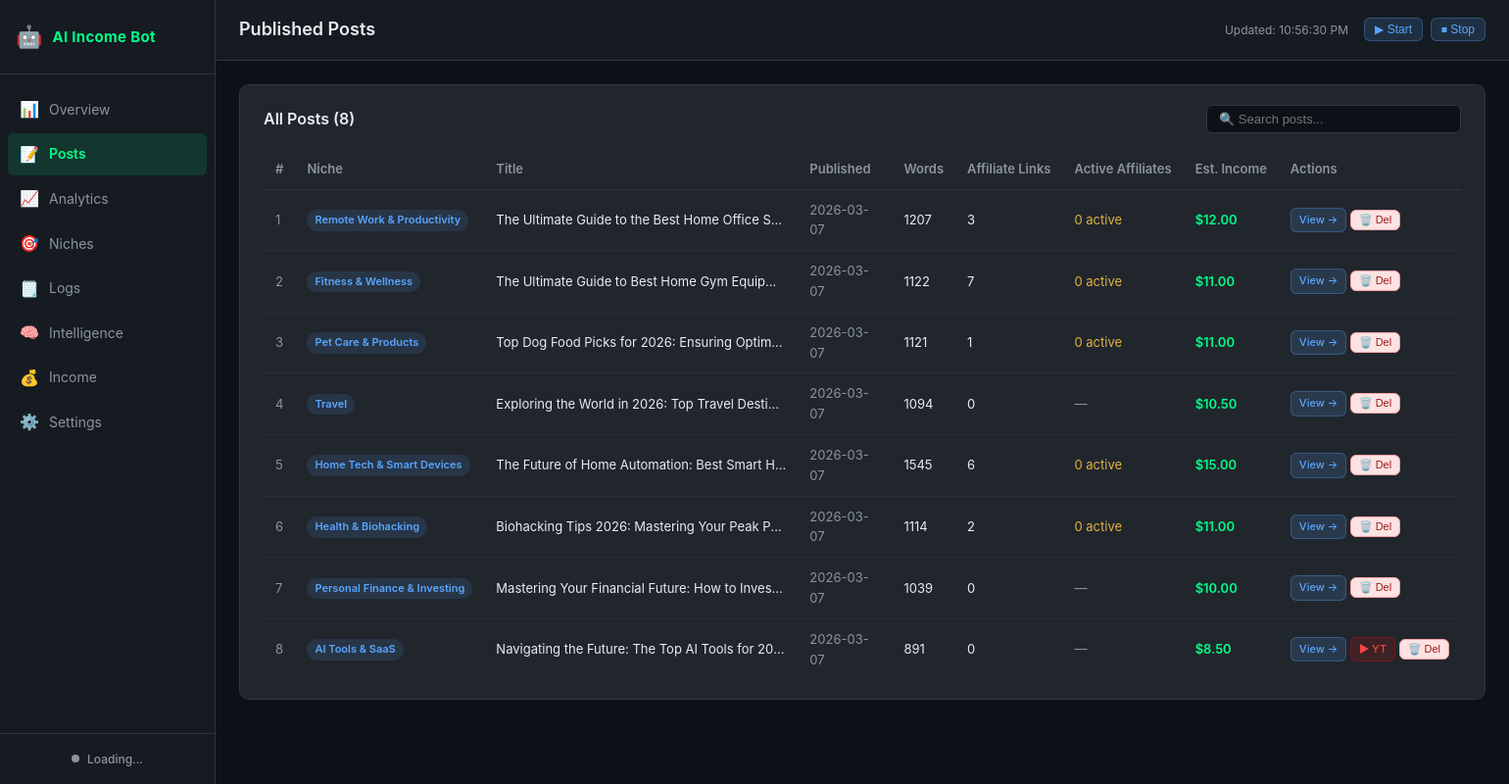
Page /posts on the earlier database version.
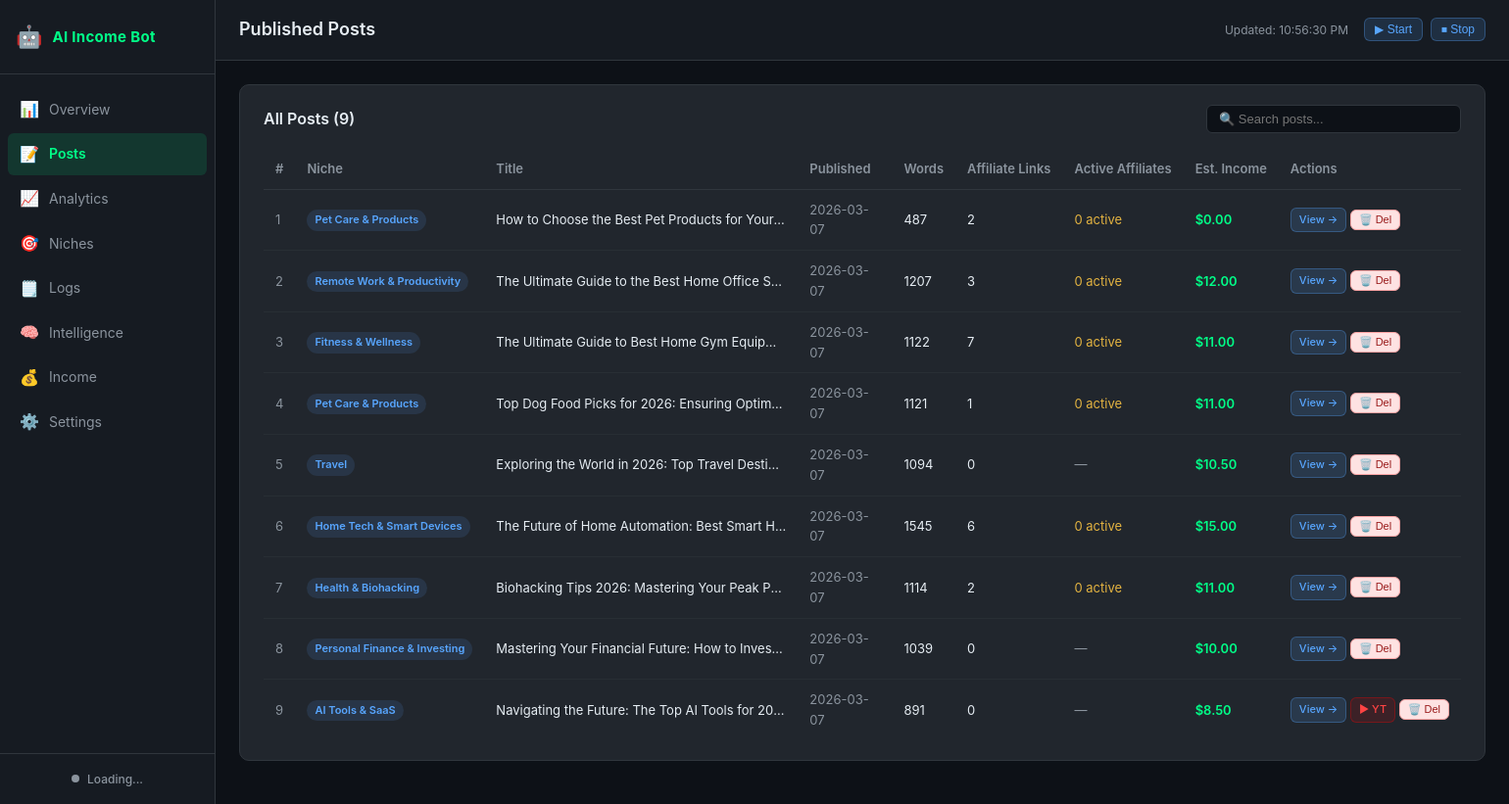
Same page on the later database version.
### tables this page shows
CREATE TABLE posts (
            id INTEGER PRIMARY KEY AUTOINCREMENT,
            niche_id TEXT NOT NULL,
            niche_name TEXT NOT NULL,
            title TEXT NOT NULL,
            slug TEXT UNIQUE NOT NULL,
            url TEXT,
            youtube_url TEXT,
            published_at DATETIME DEFAULT CURRENT_TIMESTAMP,
            word_count INTEGER DEFAULT 0,
            affiliate_links_count INTEGER DEFAULT 0,
            estimated_clicks INTEGER DEFAULT 0,
            estimated_income REAL DEFAULT 0.0,
            status TEXT DEFAULT 'published'
        , subtopic_id TEXT DEFAULT '', image_url TEXT DEFAULT '');

### dashboard/app.py (the view)
@app.route("/posts")
def posts():
    from core import analytics_tracker
    db = _get_db()
    all_posts = analytics_tracker.get_all_posts(db)
    settings = _load_settings()
    active_affiliates = _get_active_affiliates()
    return render_template("posts.html", posts=all_posts, settings=settings,
                           active_affiliates=active_affiliates)

### core/analytics_tracker.py (called while the page is built)
def get_all_posts(db_path: Path) -> list:
    try:
        conn = sqlite3.connect(str(db_path))
        conn.row_factory = sqlite3.Row
        rows = conn.execute("SELECT * FROM posts ORDER BY published_at DESC").fetchall()
        conn.close()
        return [dict(r) for r in rows]
    except Exception:
        return []

### dashboard/app.py (called while the page is built)
def _get_db():
    import sys
    sys.path.insert(0, str(_PROJECT_ROOT))
    from core import analytics_tracker
    if not _DB_PATH.exists():
        _DB_PATH.parent.mkdir(parents=True, exist_ok=True)
        analytics_tracker.init_db(_DB_PATH)
    return _DB_PATH

def _load_settings() -> dict:
    try:
        with open(_SETTINGS_CONFIG_PATH) as f:
            return yaml.safe_load(f)
    except Exception:
        return {}

### dashboard/templates/posts.html (shortened to what this page needs)
{% extends "base.html" %}
{% block page_title %}Published Posts{% endblock %}
{% block content %}
<div class="card">
  <div class="card-header">
    <h3 class="card-title">All Posts ({{ posts|length }})</h3>
    <input
      type="text"
      id="postSearch"
      class="search-input"
      placeholder="🔍 Search posts..."
      oninput="filterPosts(this.value)"
    >
  </div>
  <div class="table-wrapper">
    <table class="data-table" id="postsTable">
      <thead>
        <tr>
          <th>#</th>
          <th>Niche</th>
          <th>Title</th>
          <th>Published</th>
          <th>Words</th>
          <th>Affiliate Links</th>
          <th>Active Affiliates</th>
          <th>Est. Income</th>
          <th>Actions</th>
        </tr>
      </thead>
      <tbody>
        {% for post in posts %}
        <tr class="post-row" data-post-id="{{ post.id }}" data-title="{{ post.title|lower }}" data-niche="{{ post.niche_name|lower }}">
          <td class="text-muted">{{ loop.index }}</td>
          <td><span class="niche-badge">{{ post.niche_name }}</span></td>
          <td class="post-title">{{ post.title }}</td>
          <td class="text-muted">{{ post.published_at[:10] if post.published_at else '—' }}</td>
          <td>{{ post.word_count }}</td>
          <td>{{ post.affiliate_links_count }}</td>
          <td>
            {% set active_count = active_affiliates.values()|select|list|length %}
            {% if post.affiliate_links_count > 0 and active_count > 0 %}
              <span style="color:var(--accent-green);">{{ active_count }} active</span>
            {% elif post.affiliate_links_count > 0 %}
              <span style="color:var(--warning-yellow);">0 active</span>
            {% else %}
              <span class="text-muted">—</span>
            {% endif %}
          </td>
          <td class="income-cell">${{ "%.2f"|format(post.estimated_income) }}</td>
          <td style="white-space:nowrap;">
            {% if post.url %}
            <a href="{{ post.url }}" target="_blank" class="btn btn-sm">View →</a>
            {% else %}
            <span class="text-muted">—</span>
            {% endif %}
            {% if post.youtube_url %}
            <a href="{{ post.youtube_url }}" target="_blank" class="btn btn-sm btn-yt">▶ YT</a>
            {% endif %}
            <button class="btn btn-sm" style="background:#fee2e2;color:#991b1b;border:1px solid #fca5a5;" onclick="deletePost({{ post.id }}, '{{ post.title|replace("'", "\\'") }}')">🗑️ Del</button>
          </td>
        </tr>
        {% else %}
        <tr>
          <td colspan="9" class="text-muted text-center">No posts published yet. Run the bot to generate content.</td>
        </tr>
        {% endfor %}
      </tbody>
    </table>
  </div>
</div>
{% endblock %}

### dashboard/templates/base.html (shortened to what this page needs)
<!DOCTYPE html>
<html lang="en">
<head>
  <link rel="stylesheet" href="{{ url_for('static', filename='css/dashboard.css') }}">
</head>
<body>
  <div class="layout">
    <nav class="sidebar" id="sidebar">
      <div class="sidebar-brand">
        <span class="brand-icon">🤖</span>
        <span class="brand-name">AI Income Bot</span>
      </div>
      <ul class="nav-list">
        <li class="nav-item">
          <a href="/" class="nav-link {% if request.path == '/' %}active{% endif %}">
            <span class="nav-icon">📊</span><span class="nav-text">Overview</span>
          </a>
        </li>
        <li class="nav-item">
          <a href="/posts" class="nav-link {% if request.path == '/posts' %}active{% endif %}">
            <span class="nav-icon">📝</span><span class="nav-text">Posts</span>
          </a>
        </li>
        <li class="nav-item">
          <a href="/analytics" class="nav-link {% if request.path == '/analytics' %}active{% endif %}">
            <span class="nav-icon">📈</span><span class="nav-text">Analytics</span>
          </a>
        </li>
        <li class="nav-item">
          <a href="/niches" class="nav-link {% if request.path == '/niches' %}active{% endif %}">
            <span class="nav-icon">🎯</span><span class="nav-text">Niches</span>
          </a>
        </li>
        <li class="nav-item">
          <a href="/logs" class="nav-link {% if request.path == '/logs' %}active{% endif %}">
            <span class="nav-icon">🗒️</span><span class="nav-text">Logs</span>
          </a>
        </li>
        <li class="nav-item">
          <a href="/intelligence" class="nav-link {% if request.path == '/intelligence' %}active{% endif %}">
            <span class="nav-icon">🧠</span><span class="nav-text">Intelligence</span>
          </a>
        </li>
        <li class="nav-item">
          <a href="/income" class="nav-link {% if request.path == '/income' %}active{% endif %}">
            <span class="nav-icon">💰</span><span class="nav-text">Income</span>
          </a>
        </li>
        <li class="nav-item">
          <a href="/settings" class="nav-link {% if request.path == '/settings' %}active{% endif %}">
            <span class="nav-icon">⚙️</span><span class="nav-text">Settings</span>
          </a>
        </li>
      </ul>
      <div class="sidebar-footer">
        <div class="bot-status-indicator" id="botStatusSidebar">
          <span class="status-dot" id="statusDot"></span>
          <span class="status-text" id="statusText">Loading...</span>
        </div>
      </div>
    </nav>
    <div class="main-area">
      <header class="top-bar">
        <div class="top-bar-left">
          <h1 class="page-title">{% block page_title %}Dashboard{% endblock %}</h1>
        </div>
        <div class="top-bar-right">
          <span class="last-updated">Updated: <span id="updateTime">—</span></span>
          <div class="bot-controls">
            <button class="btn btn-start" id="btnStart" onclick="botStart()" title="Start bot">▶ Start</button>
            <button class="btn btn-stop" id="btnStop" onclick="botStop()" title="Stop bot">⏹ Stop</button>
          </div>
        </div>
      </header>
      <main class="content">
        {% block content %}{% endblock %}
      </main>
    </div>
  </div>
</body>
</html>

Differences in the rows shown:
added posts: niche_name "Pet Care & Products", title "How to Choose the Best Pet Products for Your…", published_at "2026-03-07", word_count "487", affiliate_links_count "2", shows "0 active", estimated_income "0.00"
Other differences:
{{ posts|length }}: "8" → "9"
